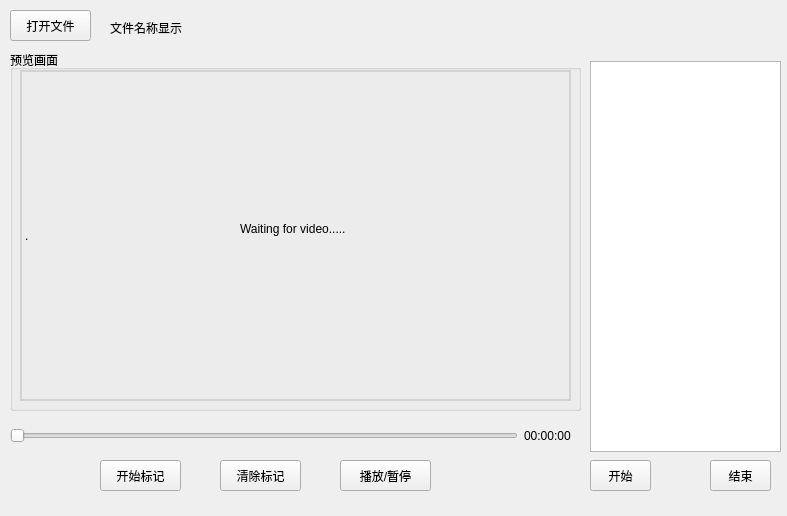
<?xml version="1.0" encoding="UTF-8"?>
<ui version="4.0">
 <class>train_window</class>
 <widget class="QWidget" name="train_window">
  <property name="geometry">
   <rect>
    <x>0</x>
    <y>0</y>
    <width>787</width>
    <height>516</height>
   </rect>
  </property>
  <property name="minimumSize">
   <size>
    <width>750</width>
    <height>500</height>
   </size>
  </property>
  <property name="maximumSize">
   <size>
    <width>800</width>
    <height>600</height>
   </size>
  </property>
  <property name="windowTitle">
   <string>Form</string>
  </property>
  <widget class="QPushButton" name="btn_select">
   <property name="geometry">
    <rect>
     <x>10</x>
     <y>10</y>
     <width>81</width>
     <height>31</height>
    </rect>
   </property>
   <property name="layoutDirection">
    <enum>Qt::LeftToRight</enum>
   </property>
   <property name="text">
    <string>打开文件</string>
   </property>
   <property name="autoRepeatDelay">
    <number>311</number>
   </property>
  </widget>
  <widget class="QPushButton" name="btn_play_pause">
   <property name="geometry">
    <rect>
     <x>340</x>
     <y>460</y>
     <width>91</width>
     <height>31</height>
    </rect>
   </property>
   <property name="layoutDirection">
    <enum>Qt::LeftToRight</enum>
   </property>
   <property name="text">
    <string>播放/暂停</string>
   </property>
   <property name="autoRepeatDelay">
    <number>311</number>
   </property>
  </widget>
  <widget class="QPushButton" name="tag">
   <property name="geometry">
    <rect>
     <x>100</x>
     <y>460</y>
     <width>81</width>
     <height>31</height>
    </rect>
   </property>
   <property name="layoutDirection">
    <enum>Qt::LeftToRight</enum>
   </property>
   <property name="text">
    <string>开始标记</string>
   </property>
   <property name="autoRepeatDelay">
    <number>311</number>
   </property>
  </widget>
  <widget class="QGroupBox" name="groupBox">
   <property name="geometry">
    <rect>
     <x>10</x>
     <y>50</y>
     <width>571</width>
     <height>361</height>
    </rect>
   </property>
   <property name="title">
    <string>预览画面</string>
   </property>
   <widget class="QLabel" name="view">
    <property name="geometry">
     <rect>
      <x>10</x>
      <y>20</y>
      <width>551</width>
      <height>331</height>
     </rect>
    </property>
    <property name="styleSheet">
     <string notr="true">border:2px solid lightgray</string>
    </property>
    <property name="text">
     <string>.</string>
    </property>
   </widget>
   <widget class="QLabel" name="label">
    <property name="geometry">
     <rect>
      <x>230</x>
      <y>140</y>
      <width>131</width>
      <height>78</height>
     </rect>
    </property>
    <property name="text">
     <string>Waiting for video.....</string>
    </property>
   </widget>
  </widget>
  <widget class="QWidget" name="horizontalLayoutWidget">
   <property name="geometry">
    <rect>
     <x>10</x>
     <y>420</y>
     <width>561</width>
     <height>31</height>
    </rect>
   </property>
   <layout class="QHBoxLayout" name="horizontalLayout">
    <item>
     <widget class="QSlider" name="sld_duration">
      <property name="orientation">
       <enum>Qt::Horizontal</enum>
      </property>
     </widget>
    </item>
    <item>
     <widget class="QLabel" name="lab_duration">
      <property name="text">
       <string>00:00:00</string>
      </property>
     </widget>
    </item>
   </layout>
  </widget>
  <widget class="QPushButton" name="clear">
   <property name="geometry">
    <rect>
     <x>220</x>
     <y>460</y>
     <width>81</width>
     <height>31</height>
    </rect>
   </property>
   <property name="layoutDirection">
    <enum>Qt::LeftToRight</enum>
   </property>
   <property name="text">
    <string>清除标记</string>
   </property>
   <property name="autoRepeatDelay">
    <number>311</number>
   </property>
  </widget>
  <widget class="QPushButton" name="pushButton_start">
   <property name="geometry">
    <rect>
     <x>590</x>
     <y>460</y>
     <width>61</width>
     <height>31</height>
    </rect>
   </property>
   <property name="text">
    <string>开始</string>
   </property>
  </widget>
  <widget class="QPushButton" name="pushButton_stop">
   <property name="geometry">
    <rect>
     <x>710</x>
     <y>460</y>
     <width>61</width>
     <height>31</height>
    </rect>
   </property>
   <property name="text">
    <string>结束</string>
   </property>
  </widget>
  <widget class="QLabel" name="LabCurMedia">
   <property name="geometry">
    <rect>
     <x>110</x>
     <y>20</y>
     <width>441</width>
     <height>16</height>
    </rect>
   </property>
   <property name="text">
    <string>文件名称显示</string>
   </property>
  </widget>
  <widget class="QListView" name="listView">
   <property name="geometry">
    <rect>
     <x>590</x>
     <y>61</y>
     <width>191</width>
     <height>391</height>
    </rect>
   </property>
  </widget>
 </widget>
 <resources/>
 <connections/>
</ui>
